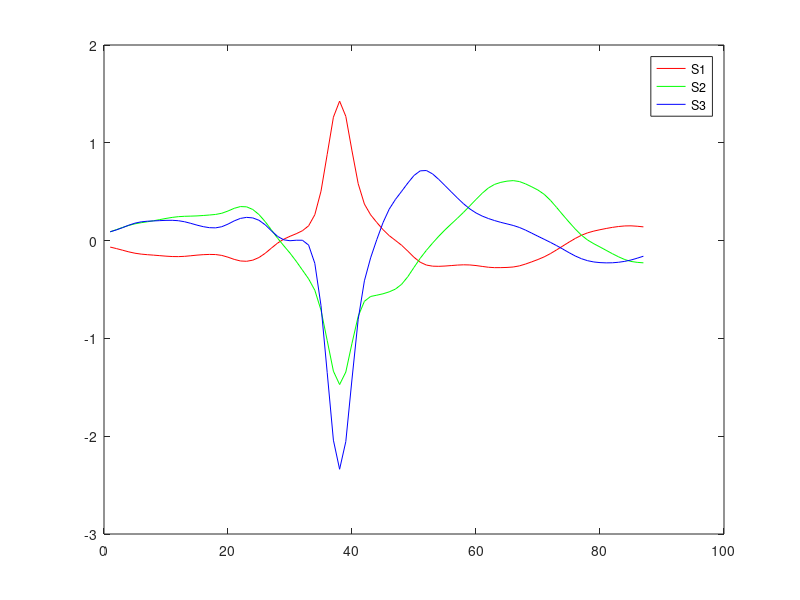
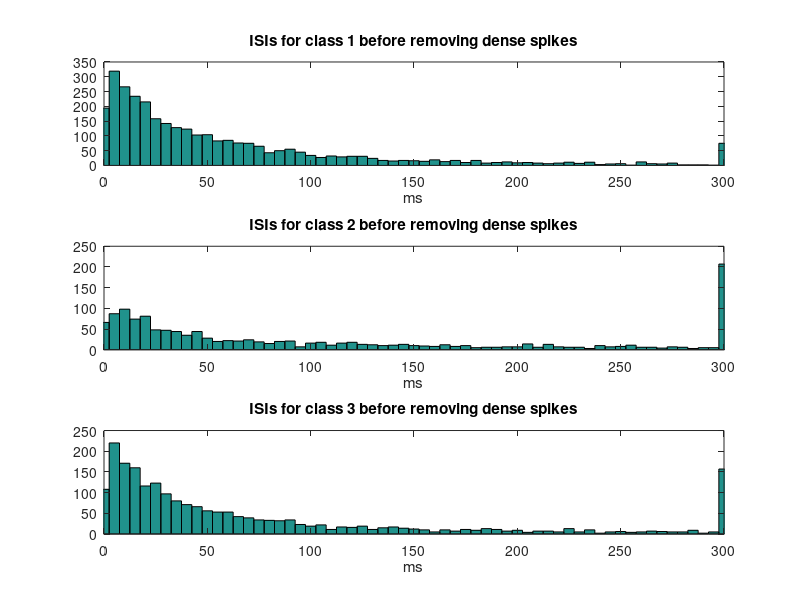
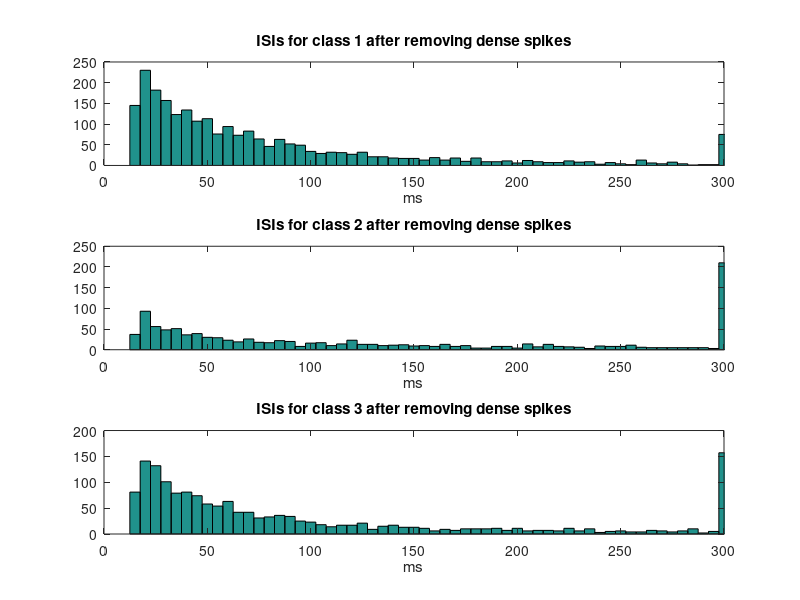
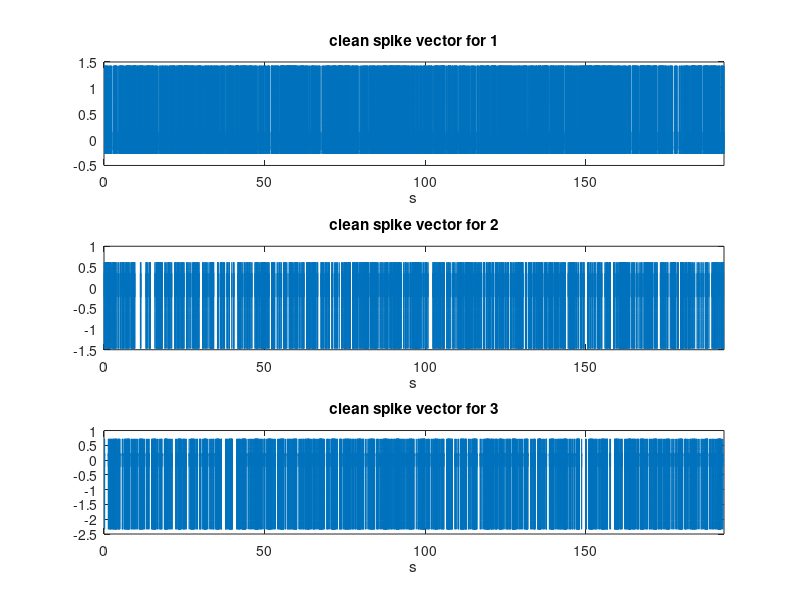

Recreate these plots in MATLAB, in order. (Note: a time limit stopped this script after it produced the figures.)
% simulate data for class 14


clear
close all

%% generate the data

% First we generate the spike shapes
% load prep-prepared spike shapes
load('example_pcs'); % make sure they are on the path
% generate 3 basic spike shapes - using lnera combinations of the PCs
SpikeShape{1} =  -3*example_pcs(:,1) + 1 * example_pcs(:,2);
SpikeShape{2} =  3*example_pcs(:,1) - 3 * example_pcs(:,2);
SpikeShape{3} =  5*example_pcs(:,1) + 0.05 * example_pcs(:,2);
% generate a new figure
figure
plot(SpikeShape{1},'r')
hold on
plot(SpikeShape{2},'g')
plot(SpikeShape{3},'b')
legend({'S1','S2','S3'});


% general parameters related to the data
SR = 24000;     % Sampling rate - in Hz
refract_ms = 15; % refractory period in ms
ref_samps = SR * refract_ms/1000; % refractory period in samples


%% Generate the "behavioral task"

% Describe trial sequence  - we have 8 different behavioral conditions,
% 1:8, and 0 between them
% trial sequence - describing stims and times
one_block = [0 1 0 2 0 3 0 4 0 5 0 6 0 7 0 8];
% trial sequence
Nr = 12; % number of repeats
ts =  repmat(one_block,1,Nr); % the entire sequence of trials - we could also do a ranperms on this, if we want to change the order in each sequence
ts = [ts 0]; % we need a little extra at the end of every trial
% trial time in seconds
T = 1; % time for each epoch (inter trial interval and the stimulus)
tt =  T * [1:length(ts)];


% define spike rates for the 8 behvioral states
% This is for 3 neurons that we defined above
Base_rates = [10 5 5]; 
Stim_rates{1} = [10   10  20 30 50 30  20 10 ];
Stim_rates{2} = [40   5   5  5  5  5   5  5];
Stim_rates{3} = [5    30  5  30 5  30  5  30];

%% create data vectors for the trial sequence
% initialize the data vectors
for si = 1:length(SpikeShape)
    data{si} = [];
end    
% generate vectors of spike times
for si = 1:length(SpikeShape) % over the different neurons
    for i = 1:length(ts)      % over all epochs in the session 
        % if the epoch is an ITI use the baseline rates
        if ts(i) == 0
            this_rate = Base_rates(si);
        % otherwise use the rate for this specific epoch
        else
            % This line means: take the firing rates for the condition
            % specific in ts
            this_rate = Stim_rates{si}(ts(i));
        end
        % now construct a sequence of spike times. 
        % we continuously increase this vector (for this unit) and we
        % generate a vector of 1 and 0s, whose probability is the
        % probability of a spike within one sampling interval (1 divided by
        % the SR).
        % We build a vecor thta is T seconds long
        data{si} = [data{si} binornd(1,this_rate/SR,1,SR*T)];
    end
end


% Plot the ISI histograms

% apply a refractory period
% the loop looks for all close intervals and deletes them
% as necessary until no intervals smaller than the refractory period
% are present.
for si = 1:length(SpikeShape)
    sp_times{si} = find(data{si});
    % as long as the minimal difference is small than the samples in
    % the refractory period ....
    while min(diff(sp_times{si})) < ref_samps
        for i = 2:length(sp_times{si})
            % delete the first spike in an interval that you find that is too small
            if sp_times{si}(i) - sp_times{si}(i-1) < ref_samps
                sp_times{si}(i) = [];
                break
            end
        end
    end
end

        
% apply a refractory period
% the loop looks for all close intervals and deletes them
% as necessary until no intervals smaller than the refractory period
% are present.
for si = 1:length(SpikeShape)
    disp(['removing dense spikes from class ' num2str(si) ])
    sp_times{si} = find(data{si});
    original_sp_times{si} = sp_times{si};
    % as long as the minimal difference is small than the samples in
    % the refractory period ....
    while min(diff(sp_times{si})) < ref_samps
        for i = 2:length(sp_times{si})
            % delete the first spike in an interval that you find that is too small
            if sp_times{si}(i) - sp_times{si}(i-1) < ref_samps
                sp_times{si}(i) = [];
                break
            end
        end
    end
end



% Plot the ISI histograms
figure
for si = 1:length(SpikeShape)
    sp_ints = diff(original_sp_times{si});
    % convert to ms
    sp_ints = 1000* sp_ints/SR;
    subplot(length(SpikeShape),1,si)
    hist(sp_ints,[0:5:300]);
    xlabel('ms')
    set(gca,'xlim',[0 300])
    title(['ISIs for class ' num2str(si) ' before removing dense spikes'])
end

figure
for si = 1:length(SpikeShape)
    sp_ints = diff(sp_times{si});
    % convert to ms
    sp_ints = 1000* sp_ints/SR;
    subplot(length(SpikeShape),1,si)
    hist(sp_ints,[0:5:300]);
    xlabel('ms')
    set(gca,'xlim',[0 300])
    title(['ISIs for class ' num2str(si) ' after removing dense spikes'])
end



%% next, we want to convert our vector of spike times to a vector of spikes shapes
% Reset the data vector since we will soon replace spike times
% with actual spike shapes
for si = 1:length(SpikeShape)
    data{si} = 0*data{si};
end 
% now add spikes to the signals
SL = length(SpikeShape{1}); 
for si = 1:length(SpikeShape) % for each neuron
    for i = 1:length(sp_times{si}) % for each spike time
        if sp_times{si}(i)+SL < length(data{si}) % if the spike will fit in this time points - add the spike shape to the data
            data{si}([sp_times{si}(i):sp_times{si}(i)+SL-1]) = SpikeShape{si};
        end
    end
end

% Plot the individual spikes
figure
timevec = [1:length(data{si})] /SR;
for si = 1:length(SpikeShape)   
    sh(si) = subplot(length(SpikeShape),1,si);
    plot(timevec,data{si})
    xlabel('s')
    set(gca,'xlim',[0 max(timevec)]);
    title(['clean spike vector for ' num2str(si) ])
end
linkaxes(sh,'x'); % This will force all the x axes to have the same scale if you change one of them
%set(get(gcf,'children'),'xlim',[0 1])
 

% Now add the data together and then add the noise
all_data = data{1};
for si = 2:length(SpikeShape)   
    all_data = all_data + data{si};    
end

% Generate the noise vector
Wnoise = 0.05*randn(size(all_data)); % we generate a vector of white noise
% Truncate it to 0.1
Wnoise(abs(Wnoise)>0.1) = 0.1;
all_data_with_noise = all_data + Wnoise;

% Add a 50Hz noise vector 
dt = 1/SR; % the sampling interval
t= [0:dt:ceil(length(all_data_with_noise)/SR)]; % a time vector for the sine wave
C50   = sin(2*pi*50*t); % generate a sine wave with a frequency of 50Hz
C50   = C50(1:length(all_data)); % truncate it if needed to fir the data vector length
all_data_with_noise_and_line = all_data_with_noise + C50; % add the 50Hz noise

%% now we want to filter the data as well
% We want to filter at 300HZ
% define a butterworth filter with a 50Hz high pass. 7 poles, because it
% works
[Bh,Ah] = butter(7,0.025,'high');
% fvtool(Bh,Ah); % uncomment this to see the filter repsonse proprties and
% other aspects
filtered_data = filtfilt(Bh,Ah,all_data_with_noise_and_line); % filter the data...


% show the data before and after fitering 
figure
sh2(1) = subplot(4,1,1);
plot(timevec,all_data)
set(gca,'xlim',[0 max(timevec)])
title('data before adding noise')
sh2(2) = subplot(4,1,2);
plot(timevec,all_data_with_noise)
set(gca,'xlim',[0 max(timevec)])
title('data with white noise')
sh2(3) = subplot(4,1,3);
plot(timevec,all_data_with_noise_and_line)
set(gca,'xlim',[0 max(timevec)])
title('data with white and line noise')
sh2(4) = subplot(4,1,4);
plot(timevec,filtered_data)
set(gca,'xlim',[0 max(timevec)])
title('filtered data')
linkaxes(sh2)
%set(get(gcf,'children'),'xlim',[0.2 0.4],'ylim',[-2.5 2.5])


save('neuronal_sim_data');
clear
load('neuronal_sim_data');


%% now we are starting to work back from the data and extract the information

% Plot  histogram of amplitudes, this is relevant for the spike detection 
% we can use the distribution to decide on the spike threshold for
% detection. here we set a noise of 0.1 max and the spikes are a bit more than 1, so 1 is a good thresold
% the alterantive is to look at the entire data in the time domain 
sh31 = subplot(2,1,1);
histogram(filtered_data,[-2:0.01:2])
%hist(filtered_data,[-2:0.01:2])
title('normal y scale')
sh32 = subplot(2,1,2);
%hist(filtered_data,[-2:0.01:2])
histogram(filtered_data,[-2:0.01:2])
set(gca,'yScale','log')
linkaxes([sh31,sh32],'x')
title('log y scale');


%% detect the spikes

% This may be a good time to talk about the problems of multiple spike
% detections, about alligning spikes, and about tetrode and multichannel
% recordings

thresh = 1; % define the threshols
% This is another option ... which will not work without some scaling
% thresh = thselect(filtered_data,'minimaxi'); % do "doc thselect" to learn more
% about this
%[SpikeInds SpikeAmps SpikePeaks] = return_detected_spike_inds_cleaned(filtered_data,0.5,5,2,2,SR);
[SpikeInds SpikeAmps SpikePeaks] = return_detected_spike_inds_simple(filtered_data,thresh,5,2,2,SR);

% plot the detected spikes
figure
plot(timevec,filtered_data)
hold on
plot(timevec(SpikeInds),filtered_data(SpikeInds),'r.')
title([' Threshold: ' num2str(thresh)])


%% extract the spikes
% spikes are defined as 30 samples before and 40 samples after
% so a spike is almost 2 ms long
% extract the spikes:
Sb = 30;
Sa = 40;
for i = 1:length(SpikeInds)
    SpikeMat(i,:) = filtered_data(SpikeInds(i)-Sb:SpikeInds(i)+Sa);
end
% it is possible to do spike alligning, but probably a waste of time
    

%%  calculate PCs and projections
% this gives us the PCs, the projections on the PCs, and variance explained
% by the PCs
[coeff, score, latent] = pca(SpikeMat);

%% cluster the spikes based on the projections
% Cluster the spikes based on first two PCs
nclust = 3;
IDX = kmeans(score(:,1:2),nclust,'Start','cluster','Replicates',5);
uinds = unique(IDX);

% Plot the spikes and Projections before and after sorting
figure
subplot(3,1,1)
plot(SpikeMat')
title('Spikes before sorting')
subplot(3,1,2)
co = 'rgbkm';
for i = 1:nclust
    %subplot(nclust,1,i)
    these = find(IDX == i);
    these_spikes = SpikeMat(these,:);    
    ph = plot(these_spikes');
    set(ph,'color',co(i));
    hold on    
    title(['class ' num2str(i) , ' N = ' num2str(length(these))])
end
title('Spikes after sorting')
subplot(3,1,3)
co = 'rgbkm';
for i = 1:nclust
    %subplot(nclust,1,i)
    these = find(IDX == i);
    these_spikes = SpikeMat(these,:);
    mean_these = mean(these_spikes);
    sd_these = std(these_spikes);
    ph = plot(mean_these);
    set(ph,'color',co(i));
    hold on
    ph = plot(mean_these+sd_these,':');
    set(ph,'color',co(i));
    ph = plot(mean_these-sd_these,':');
    set(ph,'color',co(i));
    title(['class ' num2str(i) , ' N = ' num2str(length(these))])
end
title('Mean and SD of spikes after sorting')
set(get(gcf,'children'),'xlim',[0 size(SpikeMat,2)])


%% plot the projections on the PCs 
figure
subplot(1,2,1)
plot(score(:,1),score(:,2),'k.')
title('projections of spikes before sorting')
axis equal
xlabel('pc1')
ylabel('pc2')
% And after sorting
subplot(1,2,2)
co = 'rgbkm';
for i = 1:nclust
    these = find(IDX == i);
    ph = plot(score(these,1),score(these,2),'.');
    set(ph,'color',co(i));
    hold on
end
axis equal
xlabel('pc1')
ylabel('pc2')
title('projections of spikes after sorting')


% plot the variance explained by the first 10 PCs and the PCs themseleves
figure
subplot(1,2,1)
bar(latent(1:10))
title('variances')
subplot(1,2,2)
plot(coeff(:,1:3))
legend({'1','2','3'})
title('PCs')



%% analyze the data - now we generate the vector of spike times for the neurons that we constructed initially
% generate a vector of spike times for each f the clusters - hopefully
% these are the original neurons that we had
for i = 1:nclust
    these = find(IDX == i);
    spike_times{i} = timevec(SpikeInds(these));    
end


% Now count how many spikes for each class in each epoch
ue = unique(ts); % these are the different epoch defined 
for ei = 1:length(ue) % go over each epoch
    % inds for this event
    epoch_inds  = find(ts == ue(ei)); % find those epochs in the trial sequenes
    epoch_times = tt(epoch_inds);     % These are the corresponding times of those trials
    for si = 1:nclust % for each of the clusters
        clear trial_spikes n_spikes full_trial_spikes;
        for ti = 1:length(epoch_inds) % trial indices            
            % find those spikes which are within the interval .... the time
            % we have is the end of the interval
            tmp_spike_inds = intersect(find(spike_times{si}< epoch_times(ti)),find(spike_times{si} >= epoch_times(ti)-T));                        
            trial_spikes{ti} = spike_times{si}(tmp_spike_inds) - (epoch_times(ti)-T);             
            n_spikes(ti) = length(trial_spikes{ti}); % count how many spikes within the interval
            if ei > 1 % if it is not a baseline epochs
                % save al spiketme. i take also some time before and after
                % the trial duration
                full_trial_spike_inds = intersect(find(spike_times{si}< epoch_times(ti)+0.3),find(spike_times{si} >= epoch_times(ti)-1.5*T));
                full_trial_spikes{ti} = spike_times{si}(full_trial_spike_inds) - (epoch_times(ti)-1.5*T);
            else
                full_trial_spikes{ti} = []; % we don't care about spikes in the baseline epoch
            end
        end
        % derive the values for each epoch and each spike cluster
        all_spikes_with_pre{si,ei}  = full_trial_spikes;
        all_spikes{si,ei}  = trial_spikes;
        all_counts{si,ei}  = n_spikes;
        mean_counts(si,ei) = mean(n_spikes); 
        se_counts(si,ei) = std(n_spikes)/sqrt(length(n_spikes));
    end
end
    


% make PSTHs of the data
for si = 1:nclust % over spike
    for ei = 1:max(ue) 
        these_trials = all_spikes_with_pre{si,ei+1}; % the first one is the baseline
        ntrials = length(these_trials);
        all_trial_spikes = [];
        % we construct a vector of spike times, where we just append the
        % trials one after the other
        for ti = 1:ntrials
            all_trial_spikes = [all_trial_spikes these_trials{ti}];
        end
        % build a hist vector, here I hard coded the trial duration, ideally this
        % should be specified based on the trial duration parameters
        timevec = [0:0.2:1.8];
        [psth{si,ei}  bincens ] = hist(all_trial_spikes,timevec);
    end
end


% do the statistics of the comparisons based on spike counts
% this is a Kurskal wallis test for the comparison of spike counts
clear stimP
for si = 1:nclust   
    baseline = all_counts{si,1};
    basegroup = zeros(1,length(baseline));
    for ei = 1:max(ue)              
        stim_counts = all_counts{si,ei+1};
        stim_group = ones(1,length(stim_counts));
        
        X = [baseline stim_counts];
        GROUP = [basegroup stim_group];        
        stimP(si,ei) = kruskalwallis(X,GROUP,'off');                       
    end
end

% define a signifiance threshold
Pthresh = 0.01;
sigstims = stimP < Pthresh; % for those epochs that are significantly different from baseline
    

% plot the PSTHs and raster displays
for si = 1:nclust % for each class    
    figure
    set(gcf,'name',['spike class ' num2str(si)])
    maxy = 0;
    for ei = 1:max(ue) % plot PSTHS for each of the epochs
        sh1(ei) =  subplot(2,8,ei);
        ph = plot(bincens,psth{si,ei});
        set(ph,'color','k','linewidth',3)
        maxy = max(maxy,max(get(gca,'ylim')));
        if ei > 1
            set(gca,'ytick',[])
        end
        th = title(['stim ' num2str(ei)]);
        
        % if significant make the axis red
        if sigstims(si,ei)
            set(gca,'color','r')
        end        
        if ei == 1 % put a label for the leftmost plot
            ylabel('rate Hz')
        end
    end    
    set(sh1,'ylim',[0 maxy],'xlim',[0 1.8],'xtick',[0:0.5:1.5])
    
    
    for ei = 1:max(ue)
        sh2(ei) = subplot(2,max(ue),max(ue)+ei);
        these_trials = all_spikes_with_pre{si,ei+1}; % the first one is the baseline
            
        tmp_spike_trials = [];
        tmp_spike_times = [];
        % below is a way to efficiently plot the raster display
        for ti = 1:ntrials % take the times within each trial
            tmp_spike_times =  [tmp_spike_times ; these_trials{ti}'];
            tmp_spike_trials = [tmp_spike_trials (ntrials+1-ti)*ones(1,length(these_trials{ti}))];
        end
        disp(ei);
        clear Y X
        % This is a trick to plot the spike times as a single line plot
        if ~isempty(tmp_spike_trials)
            Y(1,:) = tmp_spike_trials-0.3;
            Y(2,:) = tmp_spike_trials+0.3;
            Y(3,:) = nan(1,size(Y,2));
            X(1,:) = tmp_spike_times;
            X(2,:) = tmp_spike_times;
            X(3,:) = nan(1,size(X,2));
            nX = reshape(X,1,numel(X));
            nY = reshape(Y,1,numel(Y));
            ph = plot(nX,nY,'k');
        end
        if ei == 1
            ylabel('trial #')
        end
        xlabel('time (s)')
        % if significant amke the axis red
        if sigstims(si,ei)
            set(gca,'color','r')
        end
    end
    set(sh2,'ylim',[0 13],'xlim',[0 1.8],'xtick',[0:0.5:1.5],'ytick',[])
    
end


% plot the mean counts per epoch - here too I am being lazy and using 
% known values rather than parameters for the number of epochs
figure
plot(mean_counts(:,2:9)');
legend({'Class1','Class 2','Class 3'})
hold on
plot([mean_counts(:,2:9)+se_counts(:,2:9)]',':');
plot([mean_counts(:,2:9)-se_counts(:,2:9)]',':');
xlabel('stim %')
ylabel('Hz')
title('mean and standard error of the responses')


return


    
    
    
    
    
